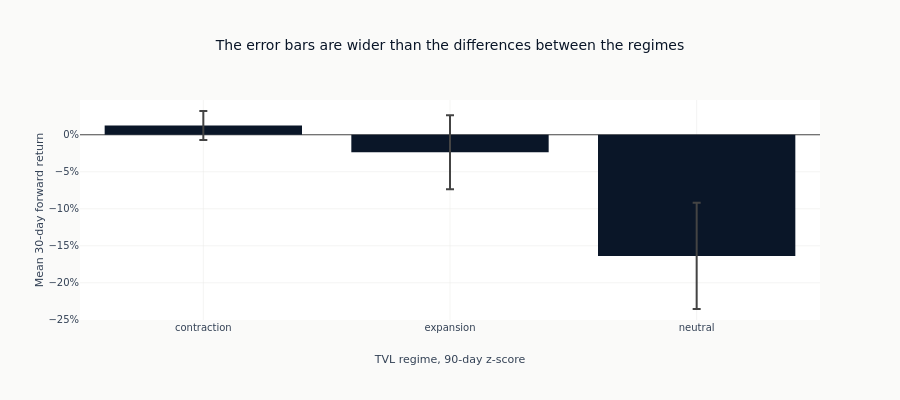

The cell this chart's notebook holds for it:
### Code cell
fig = px.bar(
    regime_means.to_pandas(),
    x="tvl_regime",
    y="mean_forward_return",
    error_y="standard_error",
    title="The error bars are wider than the differences between the regimes",
    labels={
        "tvl_regime": f"TVL regime, {ZSCORE_DAYS}-day z-score",
        "mean_forward_return": f"Mean {FORWARD_DAYS}-day forward return",
    },
    color_discrete_sequence=[COLORS["blue"]],
)
fig.update_layout(height=400, yaxis_tickformat=".0%")
show_plotly_with_alt(
    fig,
    "Bar chart of the mean forward ether return in each of the three TVL regimes, with "
    "Newey-West standard errors as error bars. The two extreme regimes have error bars spanning "
    "zero; the middle regime's mean is the furthest from zero of the three.",
)

### Figure 1 — Plotly figure (JSON) as saved in the notebook; plotly's stock layout.template omitted (floating-point values rounded to 4 significant figures)
{"data": [{"error_y": {"array": [0.01951, 0.0501, 0.07171]}, "hovertemplate": "TVL regime, 90-day z-score=%{x}<br>Mean 30-day forward return=%{y}<extra></extra>", "legendgroup": "", "marker": {"color": "#0a1628", "pattern": {"shape": ""}}, "name": "", "orientation": "v", "showlegend": false, "textposition": "auto", "type": "bar", "x": ["contraction", "expansion", "neutral"], "xaxis": "x", "y": [0.0126, -0.02362, -0.1637], "yaxis": "y"}], "layout": {"barmode": "relative", "height": 400, "legend": {"tracegroupgap": 0}, "title": {"text": "The error bars are wider than the differences between the regimes"}, "xaxis": {"anchor": "y", "domain": [0.0, 1.0], "title": {"text": "TVL regime, 90-day z-score"}}, "yaxis": {"anchor": "x", "domain": [0.0, 1.0], "tickformat": ".0%", "title": {"text": "Mean 30-day forward return"}}}}
